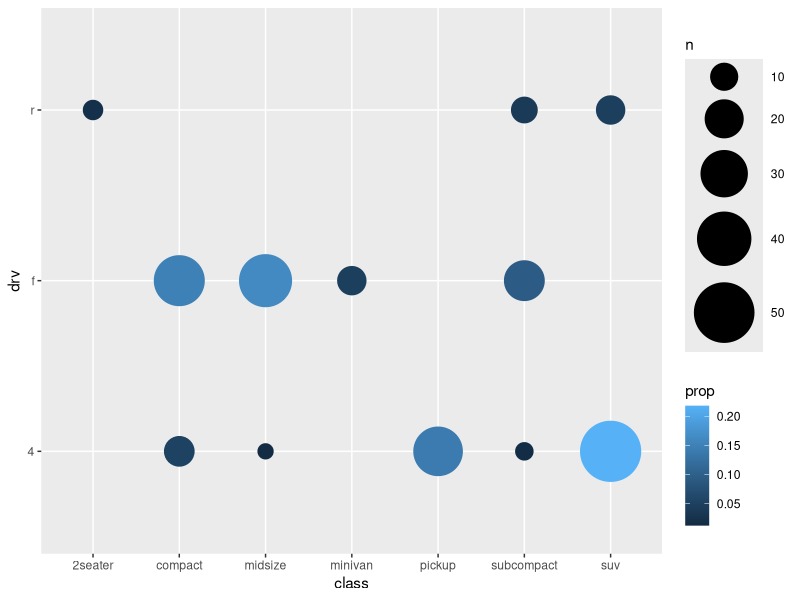

Reproduce this figure in R.
#!/usr/bin/env R
# from http://r4ds.had.co.nz/

library(tidyverse)
data(mpg)
ggplot(mpg, aes(class, drv)) +  # 离散型x轴和离散型y轴
    geom_count(aes(color = ..prop.., group = 1)) +  # mdzz
    scale_size_area(max_size = 20)

